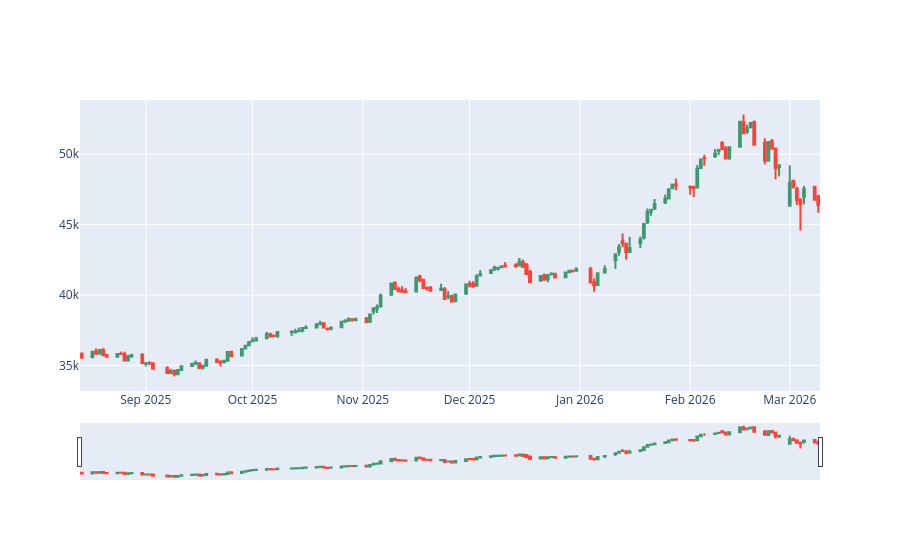

The notebook cell saved with this chart:
### Markdown cell above
### Base Price Candlesticks

### Code cell
sample_df = df.tail(150)
fig_quant = go.Figure()

fig_quant.add_trace(go.Candlestick(x=sample_df.index,  # <-- التعديل هنا
                open=sample_df['open'], high=sample_df['high'],
                low=sample_df['low'], close=sample_df['close'], name='Price'))

### Figure 1 — Plotly figure (JSON) as saved in the notebook; plotly's stock layout.template omitted (floating-point values rounded to 4 significant figures; data arrays with more than 128 entries replaced by an {"elided": "..."} marker saying what was removed)
{"data": [{"close": {"elided": "150 float values"}, "high": {"elided": "150 float values"}, "low": {"elided": "150 float values"}, "name": "Price", "open": {"elided": "150 float values"}, "type": "candlestick", "x": {"elided": "150 str values"}}], "layout": {}}
